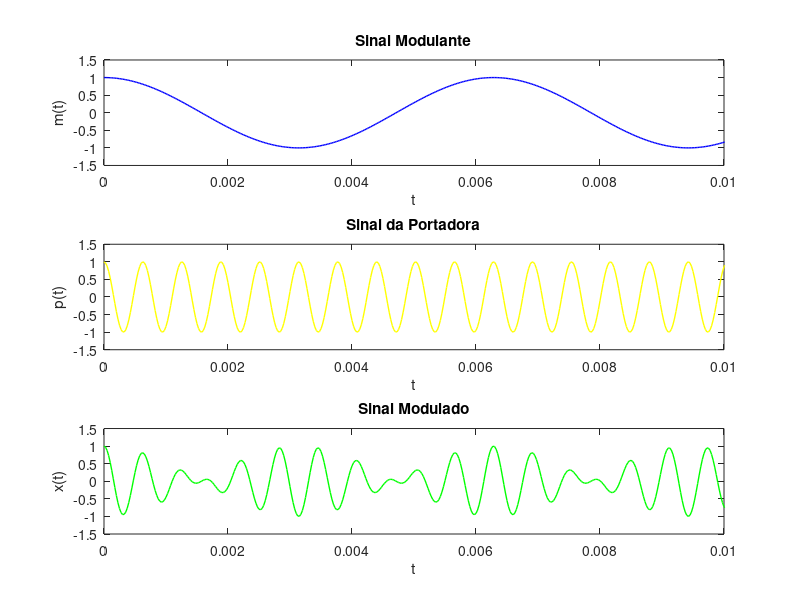

The MATLAB source for this figure:
% Frequência de amostragem do sinal
Fs = 40000;

% Período de amostragem do sinal
Ts = 1 / Fs;

% Variável tempo amostrada
t = 0:Ts:2-Ts;

% Sinal modulante de frequência angular de 1000 rad/s
m = cos(1000 * t);

% Sinal da portadora
p = cos(10000 * t);

% Sinal modulado
x = m .* p;

% Plotagem dos gráficos com zoom
figure;

subplot(3,1,1);
plot(t, m, 'b', 'LineWidth', 1);
xlabel('t');
ylabel('m(t)');
title('Sinal Modulante');
xlim([0 0.01]); % Zoom no eixo x
ylim([-1.5 1.5]); % Ajuste no eixo y

subplot(3,1,2);
plot(t, p, 'y', 'LineWidth', 1);
xlabel('t');
ylabel('p(t)');
title('Sinal da Portadora');
xlim([0 0.01]); % Zoom no eixo x
ylim([-1.5 1.5]); % Ajuste no eixo y

subplot(3,1,3);
plot(t, x, 'g', 'LineWidth', 1);
xlabel('t');
ylabel('x(t)');
title('Sinal Modulado');
xlim([0 0.01]); % Zoom no eixo x
ylim([-1.5 1.5]); % Ajuste no eixo y
